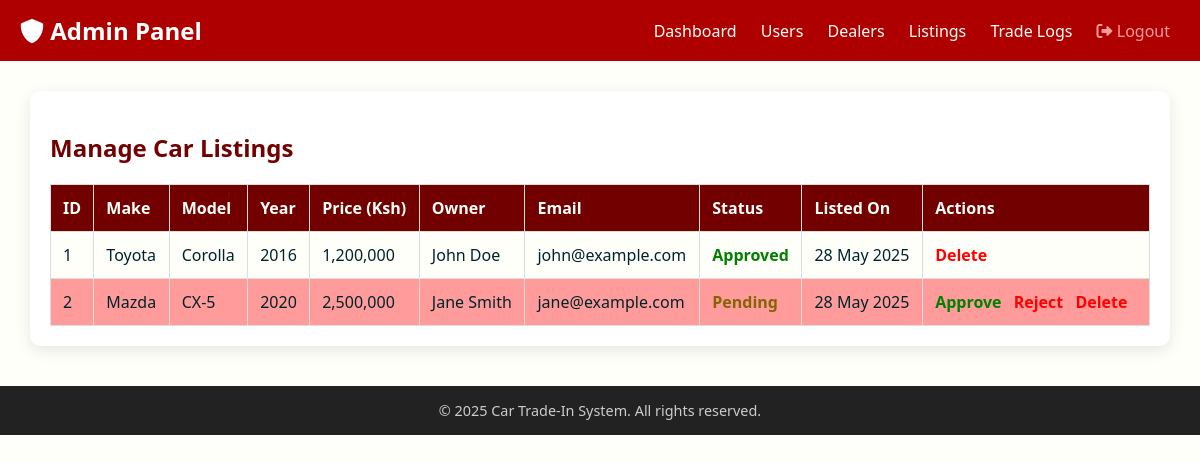
The page /admin/cars.php (signed in) on the database its author committed.
### tables this page shows
CREATE TABLE IF NOT EXISTS cars (
    id INT AUTO_INCREMENT PRIMARY KEY,
    owner_id INT NOT NULL,
    dealer_id INT DEFAULT NULL,
    make VARCHAR(50) NOT NULL,
    model VARCHAR(50) NOT NULL,
    year YEAR NOT NULL,
    car_condition ENUM('new','used','fair') NOT NULL,
    mileage INT DEFAULT 0,
    image VARCHAR(255),
    price DECIMAL(12,2) NOT NULL,
    description TEXT,
    status ENUM('available','traded','sold') DEFAULT 'available',
    is_approved TINYINT(1) DEFAULT 0,
    created_at TIMESTAMP DEFAULT CURRENT_TIMESTAMP,
    FOREIGN KEY (owner_id) REFERENCES users(id) ON DELETE CASCADE,
    FOREIGN KEY (dealer_id) REFERENCES dealers(id) ON DELETE SET NULL
);

CREATE TABLE IF NOT EXISTS users (
    id INT AUTO_INCREMENT PRIMARY KEY,
    full_name VARCHAR(100) NOT NULL,
    email VARCHAR(100) NOT NULL UNIQUE,
    phone VARCHAR(20),
    password VARCHAR(255) NOT NULL,
    user_type ENUM('admin', 'user') DEFAULT 'user',
    is_blocked TINYINT(1) DEFAULT 0,
    created_at TIMESTAMP DEFAULT CURRENT_TIMESTAMP
);

### admin/cars.php (the view, shortened to what this page needs)
<?php
require_once '../includes/db_connect.php';
$sql = "SELECT cars.id, cars.make, cars.model, cars.year, cars.price, cars.is_approved, cars.created_at,
        users.full_name, users.email
        FROM cars
        JOIN users ON cars.owner_id = users.id
        ORDER BY cars.created_at DESC";
$result = $conn->query($sql);
?>
<!DOCTYPE html>
<html lang="en">
<head>
    <link rel="stylesheet" href="https://cdnjs.cloudflare.com/ajax/libs/font-awesome/6.0.0-beta3/css/all.min.css" />
</head>
<body>
<div class="navbar">
    <div class="nav-title"><i class="fas fa-shield-alt"></i> Admin Panel</div>
    <div class="nav-links">
        <a href="dashboard.php">Dashboard</a>
        <a href="users.php">Users</a>
        <a href="dealers.php">Dealers</a>
        <a href="cars.php">Listings</a>
        <a href="trades.php">Trade Logs</a>
        <a href="logout.php" style="color: #FF9B9B;"><i class="fas fa-sign-out-alt"></i> Logout</a>
    </div>
</div>
<div class="container">
    <h2>Manage Car Listings</h2>
    <?php if ($result && $result->num_rows > 0): ?>
        <table>
            <thead>
                <tr>
                    <th>ID</th>
                    <th>Make</th>
                    <th>Model</th>
                    <th>Year</th>
                    <th>Price (Ksh)</th>
                    <th>Owner</th>
                    <th>Email</th>
                    <th>Status</th>
                    <th>Listed On</th>
                    <th>Actions</th>
                </tr>
            </thead>
            <tbody>
                <?php while ($car = $result->fetch_assoc()): ?>
                    <tr>
                        <td><?= htmlspecialchars($car['id']) ?></td>
                        <td><?= htmlspecialchars($car['make']) ?></td>
                        <td><?= htmlspecialchars($car['model']) ?></td>
                        <td><?= htmlspecialchars($car['year']) ?></td>
                        <td><?= number_format($car['price']) ?></td>
                        <td><?= htmlspecialchars($car['full_name']) ?></td>
                        <td><?= htmlspecialchars($car['email']) ?></td>
                        <td class="<?=
                            $car['is_approved'] == 1 ? 'status-approved' :
                            ($car['is_approved'] == -1 ? 'status-rejected' : 'status-pending') ?>">
                            <?php
                                echo $car['is_approved'] == 1 ? "Approved" :
                                     ($car['is_approved'] == -1 ? "Rejected" : "Pending");
                            ?>
                        </td>
                        <td><?= date('d M Y', strtotime($car['created_at'])) ?></td>
                        <td>
                            <?php if ($car['is_approved'] == 0): ?>
                                <a href="cars.php?approve_id=<?= $car['id'] ?>" class="action-link approve" onclick="return confirm('Approve this listing?');">Approve</a>
                                <a href="cars.php?reject_id=<?= $car['id'] ?>" class="action-link reject" onclick="return confirm('Reject this listing?');">Reject</a>
                            <?php endif; ?>
                            <a href="cars.php?delete_id=<?= $car['id'] ?>" class="action-link delete" onclick="return confirm('Delete this listing? This action cannot be undone.');">Delete</a>
                        </td>
                    </tr>
                <?php endwhile; ?>
            </tbody>
        </table>
    <?php else: ?>
        <p>No car listings found.</p>
    <?php endif; ?>
</div>
<?php include '../includes/footer.php'; ?>
</body>
</html>

### admin/cars.php (style rules this page uses)
body { margin: 0; font-family: 'Segoe UI', Tahoma, Geneva, Verdana, sans-serif; background-color: #FFFFFA; color: #00232A; }
.navbar { background-color: #AF0000; padding: 14px 20px; display: flex; justify-content: space-between; align-items: center; flex-wrap: wrap; color: #fff; }
.nav-title { font-size: 1.5rem; font-weight: bold; }
.nav-links a { color: #FFFFFA; text-decoration: none; margin: 10px; font-weight: 500; transition: color 0.3s; }
.container { max-width: 1100px; margin: 30px auto; padding: 20px; background-color: #fff; border-radius: 10px; box-shadow: 0 4px 15px rgba(0,0,0,0.1); }
h2 { color: #730000; }
table { width: 100%; border-collapse: collapse; margin-top: 15px; }
th, td { padding: 12px; border: 1px solid #ddd; text-align: left; }
thead { background-color: #730000; color: #FFFFFA; }
tbody tr:nth-child(even) { background-color: #FF9B9B; }
tbody tr:nth-child(odd) { background-color: #FFFFFA; }
.status-approved { color: green; font-weight: bold; }
.status-pending { color: #856404; font-weight: bold; }
a.action-link { margin-right: 8px; text-decoration: none; font-weight: bold; }
a.action-link.approve { color: green; }
a.action-link.reject { color: red; }
a.action-link.delete { color: #FE0000; }

### rows shown on the page
cars: id "1", make "Toyota", model "Corolla", year "2016", price "1,200,000", owner.full_name "John Doe", owner.email "john@example.com", is_approved "Approved", created_at "28 May 2025"
cars: id "2", make "Mazda", model "CX-5", year "2020", price "2,500,000", owner.full_name "Jane Smith", owner.email "jane@example.com", is_approved "Pending", created_at "28 May 2025"
